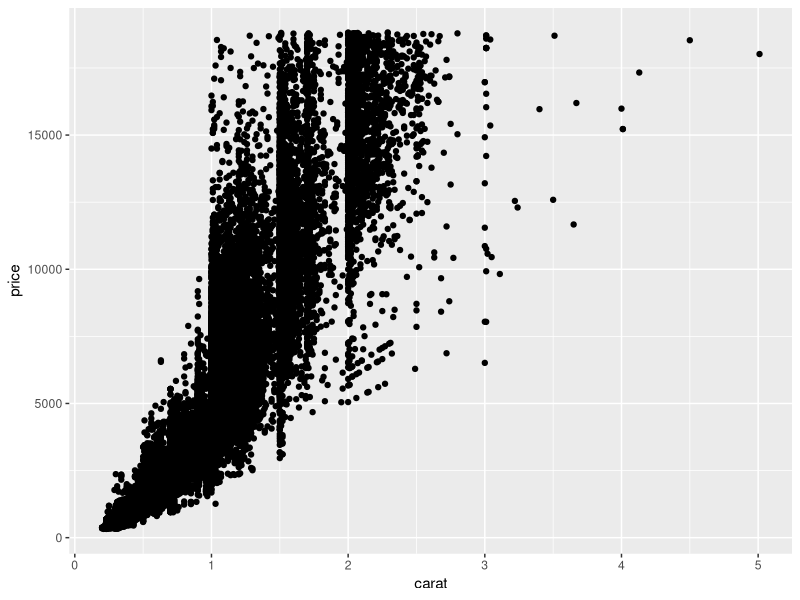
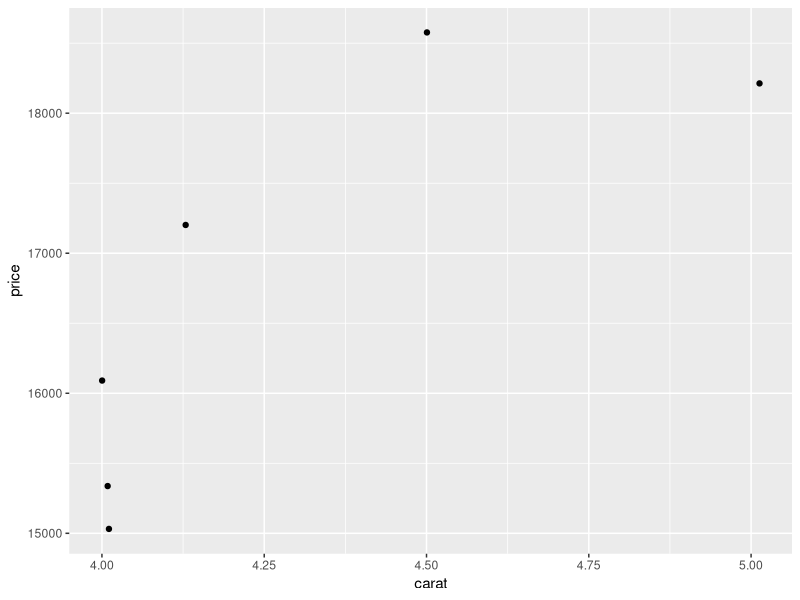
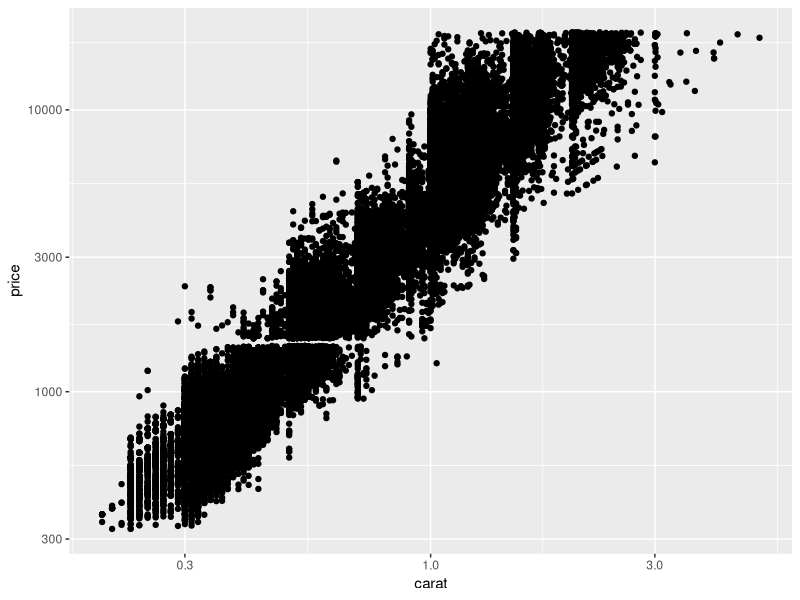
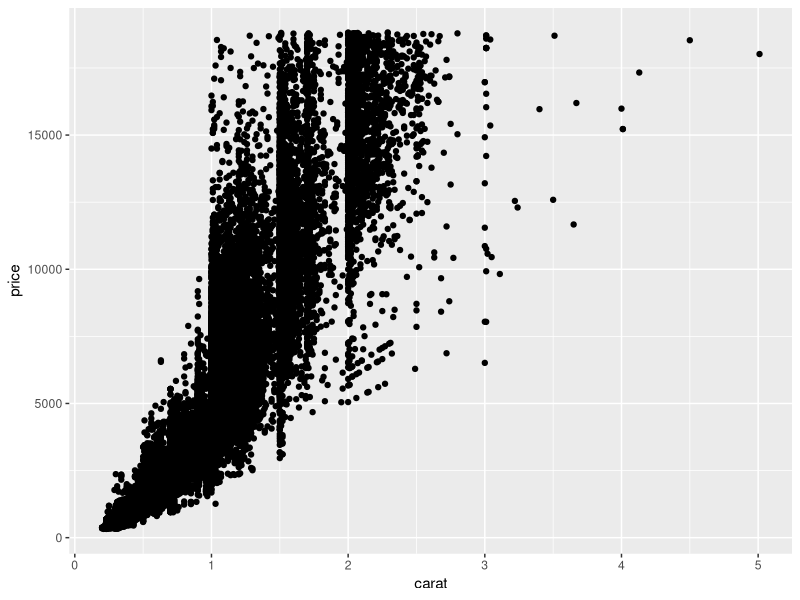
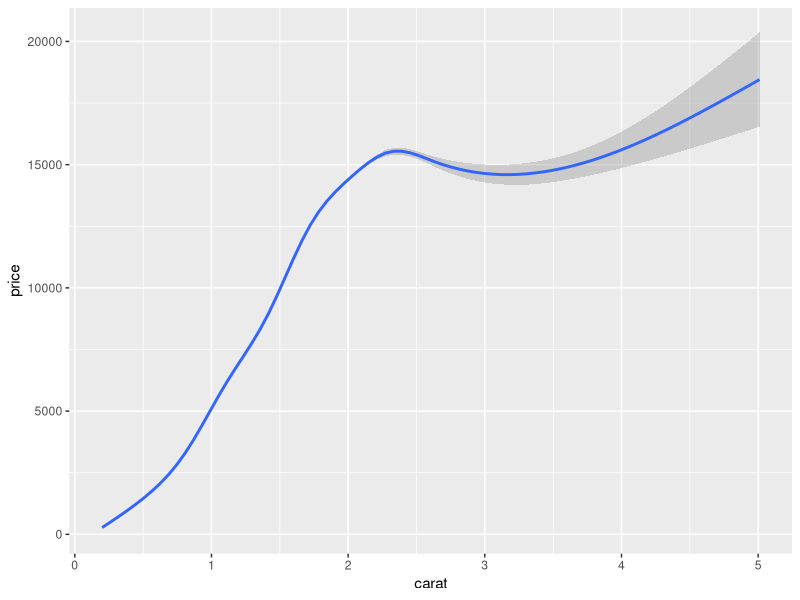
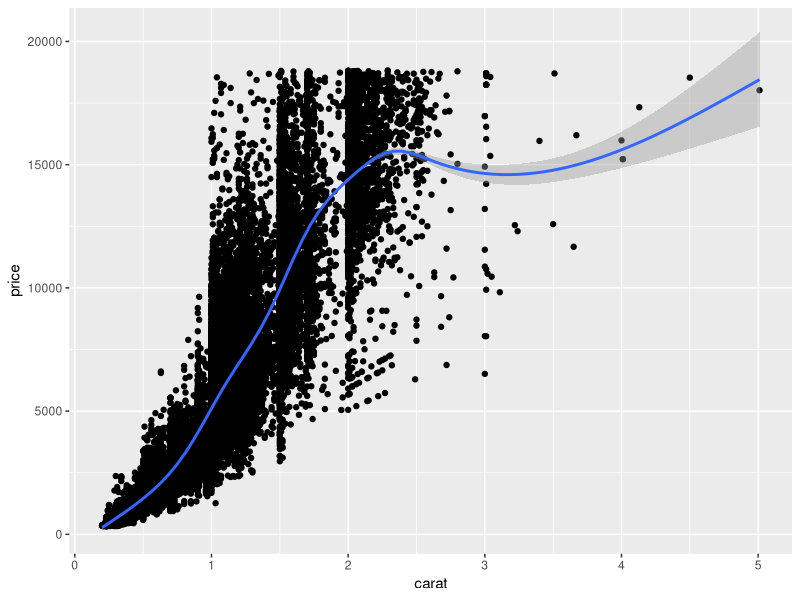
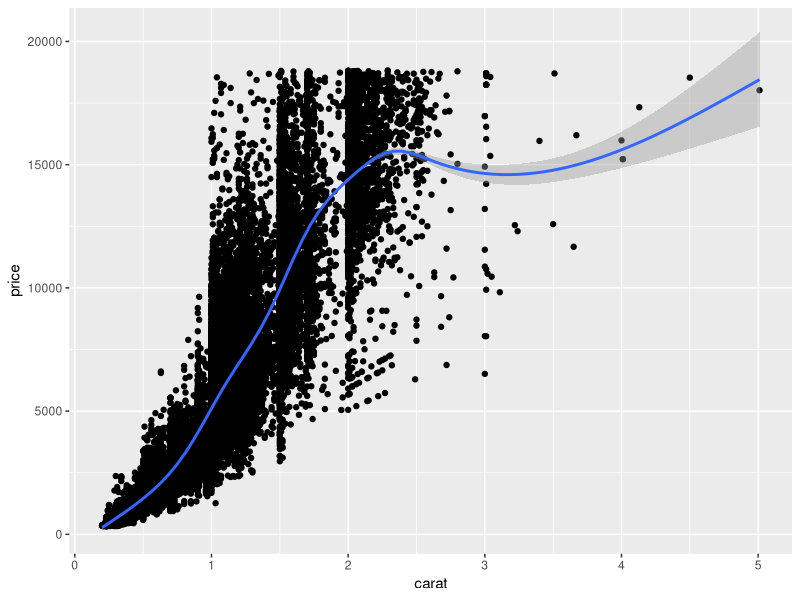
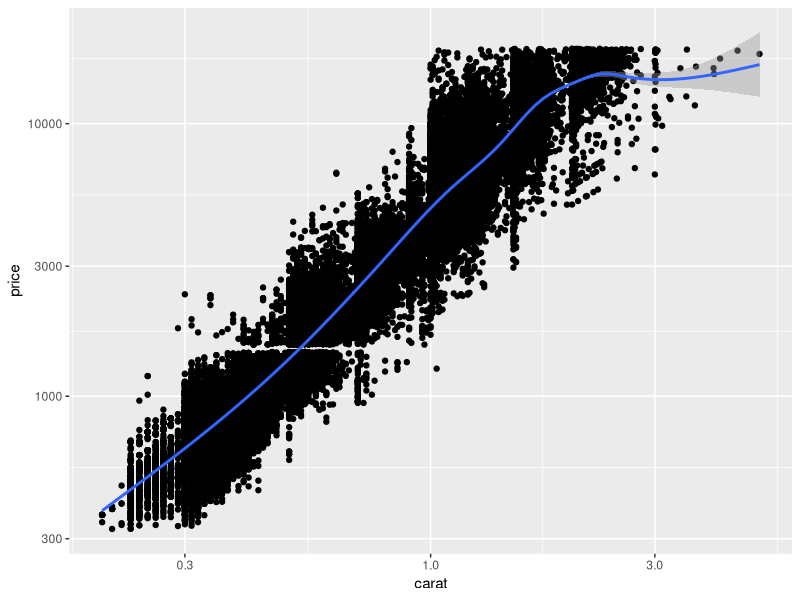

The R script that drew these images, in order:
library(ggplot2)

# Take a look at our example dataset  
View(diamonds)

# Make a chart from scratch
x = ggplot() +
  layer(
    data = diamonds, mapping = aes(x=carat,y=price),
    stat='identity', position="identity", geom="point"
  ) +
  scale_x_continuous() +
  scale_y_continuous() +
  coord_cartesian()
x

# Show only diamonds with at least 4 carat
min4carat = diamonds[diamonds$carat >= 4,]
ggplot() +
  layer(
    data = min4carat, mapping = aes(x=carat,y=price),
    stat='identity', position="jitter", geom="point"
  ) +
  scale_x_continuous() +
  scale_y_continuous() +
  coord_cartesian()

# TODO: Convert this into a jitter plot

# TODO: Is this a power curve?
# add 1. y <- ..., and x and y log scale
x + scale_x_log10() + scale_y_log10()


# Get rid of layer definitintions
ggplot(data = diamonds, mapping = aes(x=carat,y=price)) +
  geom_point()

ggplot(data = diamonds, mapping = aes(x=carat,y=price)) +
  geom_smooth()

# Add up 2 layers
ggplot(data = diamonds, mapping = aes(x=carat,y=price)) +
  geom_point() + geom_smooth()

#### 

# Switch to qplot 
qplot(carat,price,data=diamonds,geom=c('point','smooth'))

# set axis log='xy'
qplot(carat,price,data=diamonds,geom=c('point','smooth'),log='xy')

# Let's change the theme to bw
qplot(carat,price,data=diamonds,geom=c('point','smooth'),log='xy') +
  theme_bw()


# A FEW EXTRA FEATURES

# Strong defaults
qplot(price, data=diamonds)
qplot(price, data=diamonds, binwidth=100)

# Histogram by cut 
qplot(cut,data=diamonds)

# Histogram as barchart
ggplot(diamonds,aes(x="",fill=cut)) + geom_bar(width=1)

# Pie Chart
ggplot(diamonds,aes(x="",fill=cut)) + geom_bar(width=1) + 
  coord_polar(theta='y')

# Faceting
qplot(carat,price,data=diamonds,geom=c('point','smooth'),
      log='xy') + facet_grid(. ~ cut)

# Colors
qplot(carat,price,data=diamonds,geom='point', 
      color=cut)

# Sizes
qplot(carat,price,data=diamonds[diamonds$carat >= 3,],geom='point', 
      color=clarity, 
      size=cut)

# Show point, jitter, boxplot, violin plot
qplot(x=cut, y=price, data=diamonds, geom='violin')


# Exercises 
# Visualize these and write a sentence
# about what the chart tells yo about the data
###########

# - Create a histogram of "carat"
qplot(carat, data=diamonds)

# - Set the bin width of the histogram to 0.01
qplot(price, data=diamonds, binwidth=100)

# Make a scatterplot: carat vs price, set the color to clarity
qplot(carat,price,data=diamonds,geom='point', 
      color=clarity)

# Make a scatterplot: carat vs price, set the color to clarity. Also add trendline to the plot
qplot(carat,price,data=diamonds,geom='point', 
      color=clarity) + geom_point() + geom_smooth()

# Make a scatterplot: carat vs price, 
# Facet it by clarity.

# - Show carat vs cut, make a jitter, a violin and a boxplot. 
# What can you see?
